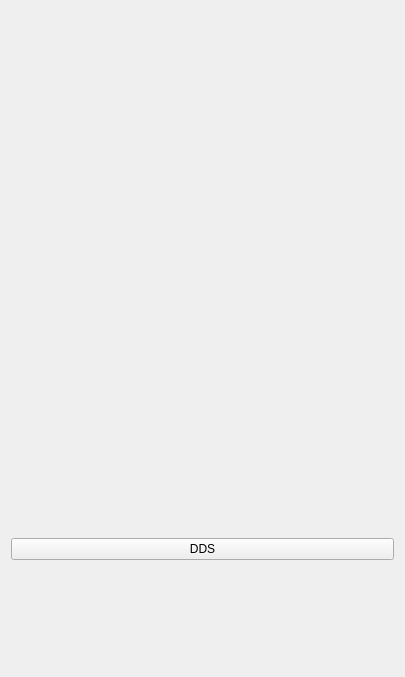
<?xml version="1.0" encoding="UTF-8"?>
<ui version="4.0">
 <class>Form</class>
 <widget class="QWidget" name="Form">
  <property name="geometry">
   <rect>
    <x>0</x>
    <y>0</y>
    <width>405</width>
    <height>677</height>
   </rect>
  </property>
  <property name="windowTitle">
   <string>Form</string>
  </property>
  <layout class="QVBoxLayout" name="verticalLayout" stretch="1,0,0,0">
   <item>
    <widget class="QWidget" name="VideoViewContainer" native="true">
     <property name="sizePolicy">
      <sizepolicy hsizetype="Preferred" vsizetype="Expanding">
       <horstretch>0</horstretch>
       <verstretch>0</verstretch>
      </sizepolicy>
     </property>
     <property name="minimumSize">
      <size>
       <width>100</width>
       <height>300</height>
      </size>
     </property>
     <layout class="QVBoxLayout" name="verticalLayout_4">
      <property name="leftMargin">
       <number>0</number>
      </property>
      <property name="topMargin">
       <number>0</number>
      </property>
      <property name="rightMargin">
       <number>0</number>
      </property>
      <property name="bottomMargin">
       <number>0</number>
      </property>
      <item>
       <layout class="QVBoxLayout" name="verticalLayoutVideoView"/>
      </item>
     </layout>
    </widget>
   </item>
   <item>
    <widget class="QWidget" name="HandViewContainer" native="true">
     <property name="minimumSize">
      <size>
       <width>0</width>
       <height>36</height>
      </size>
     </property>
     <layout class="QVBoxLayout" name="verticalLayout_2">
      <property name="leftMargin">
       <number>0</number>
      </property>
      <property name="topMargin">
       <number>0</number>
      </property>
      <property name="rightMargin">
       <number>0</number>
      </property>
      <property name="bottomMargin">
       <number>0</number>
      </property>
      <item>
       <layout class="QHBoxLayout" name="horizontalLayoutHandView"/>
      </item>
     </layout>
    </widget>
   </item>
   <item>
    <widget class="QPushButton" name="pushButtonCalcDDS">
     <property name="text">
      <string>DDS</string>
     </property>
    </widget>
   </item>
   <item>
    <widget class="QWidget" name="DDSViewContainer" native="true">
     <property name="minimumSize">
      <size>
       <width>0</width>
       <height>100</height>
      </size>
     </property>
     <layout class="QVBoxLayout" name="verticalLayout_7">
      <property name="spacing">
       <number>0</number>
      </property>
      <property name="leftMargin">
       <number>1</number>
      </property>
      <property name="topMargin">
       <number>0</number>
      </property>
      <property name="rightMargin">
       <number>1</number>
      </property>
      <property name="bottomMargin">
       <number>0</number>
      </property>
      <item>
       <layout class="QVBoxLayout" name="verticalLayoutDDSView">
        <property name="spacing">
         <number>0</number>
        </property>
       </layout>
      </item>
     </layout>
    </widget>
   </item>
  </layout>
 </widget>
 <resources/>
 <connections/>
</ui>
